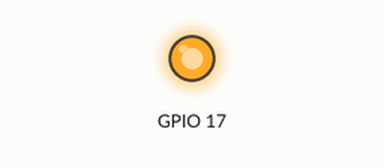
Simulated run of this program. Board: Raspberry Pi (BCM pin numbers), started with the arguments 17 1. Parts: output pins drawn as LEDs (lit = HIGH). At 0.0 s the program stops and its outputs stay as they are.

Above: at 0.1 s.
Timing chart, 0 to 1.5 s (numbered marks = the images above):
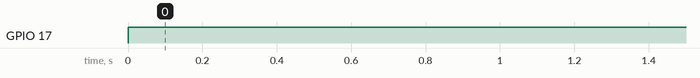

Measured:
- by itself, GPIO 17: LOW → HIGH at 0.00 s

The program:

checkPinOutput.py
```python
# Script that takes a pin number as an argument and a boolean value as a
# second argument. The specified GPIO pin is set high or low based on the
# boolean value.

from time import sleep
import sys
import RPi.GPIO as GPIO
GPIO.setmode(GPIO.BCM)

pin=int(sys.argv[1])
input=int(sys.argv[2])
GPIO.setup(pin, GPIO.OUT)
if(input==1):
	GPIO.output(pin, True)
elif(input==0):
	GPIO.output(pin, False)
```
